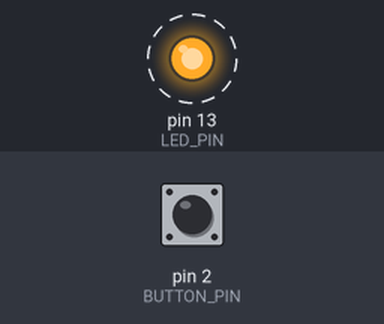
Simulated run of this sketch. Board: Arduino Uno, built with avr-gcc and run on an emulated ATmega328P. On the bench: output pins drawn as LEDs (lit = HIGH). Dashed ring = blinking. Inputs (shaded band) come from the test bench; at power-on: pin 2 (BUTTON_PIN) LOW. What the sketch prints to the serial monitor is not drawn.

Above: at 1.2 s.
1.3 s: pin 2 (BUTTON_PIN) pulled HIGH for 0.15 s
4.3 s: pin 2 (BUTTON_PIN) driven HIGH
7.3 s: pin 2 (BUTTON_PIN) pulsed LOW 2 times (0.12 s each, 0.3 s apart)
Timing chart, 0 to 16.9 s (numbered marks = the images above; inputs shaded):
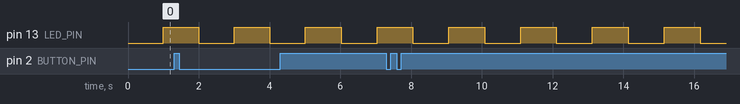

The sketch:

sample.ino
```cpp
/**
 * Sample Arduino code for symbol extraction testing
 */

// Global constants
#define LED_PIN 13
const int BUTTON_PIN = 2;

// Global variables
int ledState = LOW;
unsigned long lastDebounceTime = 0;

/**
 * Class to manage LED blinking
 */
class LedBlinker {
private:
  int pin;
  int state;
  unsigned long interval;
  unsigned long previousMillis;

public:
  LedBlinker(int ledPin, unsigned long blinkInterval) {
    pin = ledPin;
    interval = blinkInterval;
    state = LOW;
    previousMillis = 0;
  }

  void begin() {
    pinMode(pin, OUTPUT);
    digitalWrite(pin, state);
  }

  void update() {
    unsigned long currentMillis = millis();
    if (currentMillis - previousMillis >= interval) {
      previousMillis = currentMillis;
      state = (state == LOW) ? HIGH : LOW;
      digitalWrite(pin, state);
    }
  }

  int getState() {
    return state;
  }
};

// Global object
LedBlinker blinker(LED_PIN, 1000);

/**
 * Helper function to read button state
 */
bool readButton(int buttonPin) {
  return digitalRead(buttonPin) == HIGH;
}

/**
 * Arduino setup function (runs once)
 */
void setup() {
  Serial.begin(9600);
  pinMode(BUTTON_PIN, INPUT);
  blinker.begin();

  Serial.println("Arduino started");
}

/**
 * Arduino loop function (runs repeatedly)
 */
void loop() {
  blinker.update();

  if (readButton(BUTTON_PIN)) {
    Serial.println("Button pressed");
  }

  delay(10);
}

/**
 * Custom helper function
 */
int calculateValue(int a, int b) {
  return a * 2 + b;
}
```

Measured:
- by itself, pin 13 (LED_PIN): alternates HIGH for 1.0 s and LOW for 1.0 s
